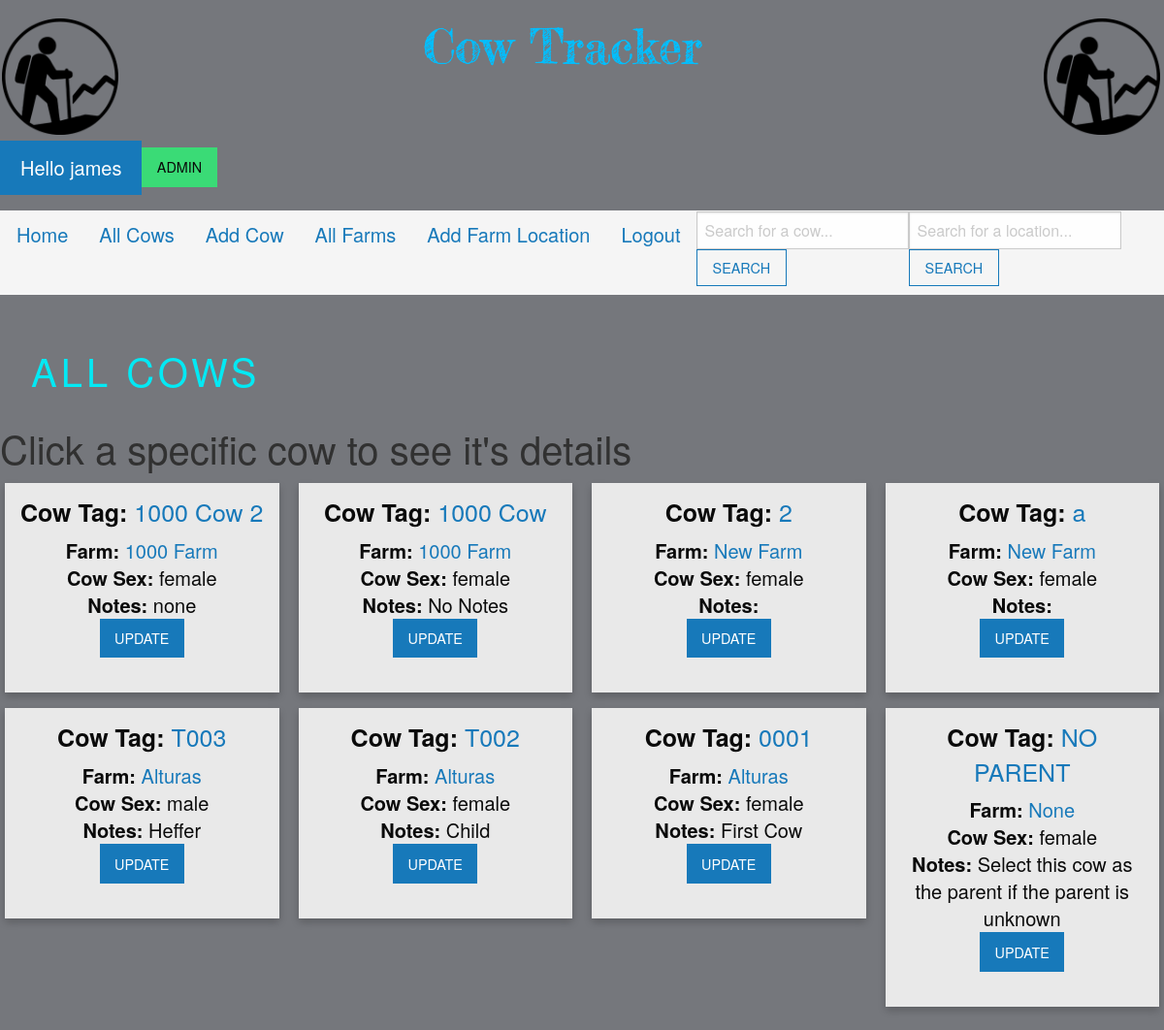
The page /cows/all-cows/ (signed in) on the database its author committed.
### myapp/models.py (models this page shows, shortened)
class Cow(models.Model):
 cow_tag = models.CharField(max_length = 30)
 cow_sex = models.CharField(max_length=6, choices=(('male','MALE'), ('female', "FEMALE")), default='female')
 cow_vaccinations = models.CharField(max_length = 30, blank=True)
 cow_location = models.ForeignKey(FarmLocations, blank=True, null=True, on_delete=models.CASCADE)
 cow_notes = models.CharField(max_length = 200, blank=True)
 cow_PARENT = models.ForeignKey('self', on_delete=models.CASCADE, related_name='children')

class FarmLocations(models.Model):
 location_name = models.CharField('Location Name', max_length=50)
 location_description = models.CharField(max_length=200, blank=True)
 def __str__(self):
    return self.location_name

### myapp/views.py (the view)
# urls.py: path('cows/all-cows/', views.all_cows, name = "cows"),
def all_cows(request):
  cow_list = Cow.objects.all()
  context={
    "title":"All Cows",
    "cow_list":cow_list
  }
  return render(request, "all_cows.html", context)

### myapp/templates/all_cows.html (shortened to what this page needs)
{% extends "base.html" %}
{% load static %}
{% block body %}
 <div >
    <div class="footer-box">
        <form>
          <a style = "margin-left: 1vw;" >
            ALL COWS
          </a>
        </form>
      </div>
  <h2 style="color:rgb(49, 49, 49)">Click a specific cow to see it's details</h2>
  <div class="row">
  {% for cow in cow_list reversed %}
  <div class ="column">
  <div class = "card">
    <div class = "card-body">
      <h4><strong>Cow Tag: </strong>  <a href = "{% url 'single-cow' cow.id %}">{{ cow.cow_tag }}</a></h4>
      <h5 class = "card-title">
              <strong>Farm:</strong> <a href = /single_farm/{{ cow.cow_location.id }}>{{ cow.cow_location }}</a>
              <br/>
              <strong>Cow Sex: </strong> {{ cow.cow_sex }}
              <br/>
              <strong>Notes:</strong> {{ cow.cow_notes }}
              <br/>
              {% if user.is_staff %}
                <a href = "{% url 'update-cow' cow.id %}" class = "button">
                  UPDATE</a>
              {% endif %}
        </div>
        </div>
  </div>
  {% endfor %}
</div>
{% endblock %}

### myapp/templates/base.html (shortened to what this page needs)
{% load static %}
<!doctype html>
<html class="no-js" lang="en">
<head>
    <link rel="stylesheet" href="{% static 'css/foundation.min.css' %}">
</head>
<body>
    <div>
      {% block navbar %}
      <div style = "position:sticky">
        <h1>
          <a href = "/">
            <img src = "{% static 'imgs/logo.png' %}" style = "width:10%; margin-left:0.2vw">
          </a>
          <a href = "/" style = "margin-left: 12vw;font-size:5vw">
            <img src = "{% static 'imgs/title.png' %}" style = "width:50%">
          </a>
          <a href = "/">
            <img src = "{% static 'imgs/logo.png' %}" style = "width:10%; margin-left:15vw">
          </a>
            {% if user.is_authenticated %}
            <a href = "/" class = "button large">
              Hello {{ user }}
                {% if user.is_superuser %}
                  <a href = "/admin"><div class = "success button">ADMIN</div></a>
                {% else %}
                  {% if user.is_staff %}
                    <a href = "/"><div class = "success button">ADMIN</div></a>
                  {% else %}
                      <a class ="alert button">You need an admin account to add and update cows or farms.</a>
                      {% endif %}
                {% endif %}
            </a>
            {% else %}
            <a href = "/" class = "button large">
              Hello {{ user }} <a href ="/members/login_user" class = "alert button">please login</a>
            </a>
            {% endif %}
        <div id ="navbar">
        <h2 class = "top-bar-right" style = " padding:1px; ">
          <ul class = "menu" style = "font-size:20px;">
            <li><a href = "/" >Home</a></li>
            <li><a href = "/cows/all-cows/">All Cows</a></li>
            {% if user.is_staff %}
            <li><a href = "/add-cow">Add Cow</a></li>
            {% endif %}
            <li><a href = "/farms/all-farms/">All Farms</a></li>
            {% if user.is_staff %}
            <li><a href = "/add-location">Add Farm Location</a></li>
            {% endif %}
            {% if user.is_authenticated %}
              <li><a href = "/members/logout_user">Logout</a></li>
            {% else %}
              <li><a href = "/members/register_user">Register</a></li>
              <li><a href = "/members/login_user">Login</a></li>
            {% endif %}
            <form class = "d-flex" method = POST action ="{% url 'cows_url' %}">
            <input class="form-control me-2" type ="search" placeholder="Search for a cow... " aria-label="Search" name ="searched"><button class = "hollow button" type = "submit">SEARCH</button></form></li>
            <form class = "d-flex" method = POST action ="{% url 'farms_url' %}">
            <input class="form-control me-2" type ="search" placeholder="Search for a location... " aria-label="Search" name ="locSearch"><button class = "hollow button" type = "submit">SEARCH</button></form></li>
          </ul>
        </h2>
      </div>
      {% endblock %}
  {% block body %}
  {% endblock %}
</body>
</html>

### myapp/templates/all_cows.html (style rules this page uses)
* { box-sizing: border-box; }
.column { float: left; width: 25%; padding: 0 10px; }
.row { margin: 0 -5px; }
.row:after { content: ""; display: table; clear: both; }
body { font-family: sans-serif; background:#75777c; }
.footer-box form a { position: relative; display: inline-block; padding: 10px 20px; color: #03e9f4; font-size: 40px; text-decoration: none; text-transform: uppercase; overflow: hidden; transition: .10s; margin-top: 40px; letter-spacing: 4px }
#navbar { overflow: hidden; background-color:whitesmoke }
#navbar a { padding: 14px 16px; }
.card { width: 100%; height: 100%; box-shadow: 0 4px 8px 0 rgba(0, 0, 0, 0.2); padding: 1vw; text-align: center; border:black; background-color: #e9e9e9; }

### rows shown on the page
Cow: cow_tag "1000 Cow 2", cow_location "1000 Farm", cow_sex "female", cow_notes "none"
Cow: cow_tag "1000 Cow", cow_location "1000 Farm", cow_sex "female", cow_notes "No Notes"
Cow: cow_tag "2", cow_location "New Farm", cow_sex "female"
Cow: cow_tag "a", cow_location "New Farm", cow_sex "female"
Cow: cow_tag "T003", cow_location "Alturas", cow_sex "male", cow_notes "Heffer"
Cow: cow_tag "T002", cow_location "Alturas", cow_sex "female", cow_notes "Child"
Cow: cow_tag "0001", cow_location "Alturas", cow_sex "female", cow_notes "First Cow"
Cow: cow_tag "NO PARENT", cow_location "None", cow_sex "female", cow_notes "Select this cow as the parent if the parent is unknown"

### other values the page prints
{{ user }} "james"
